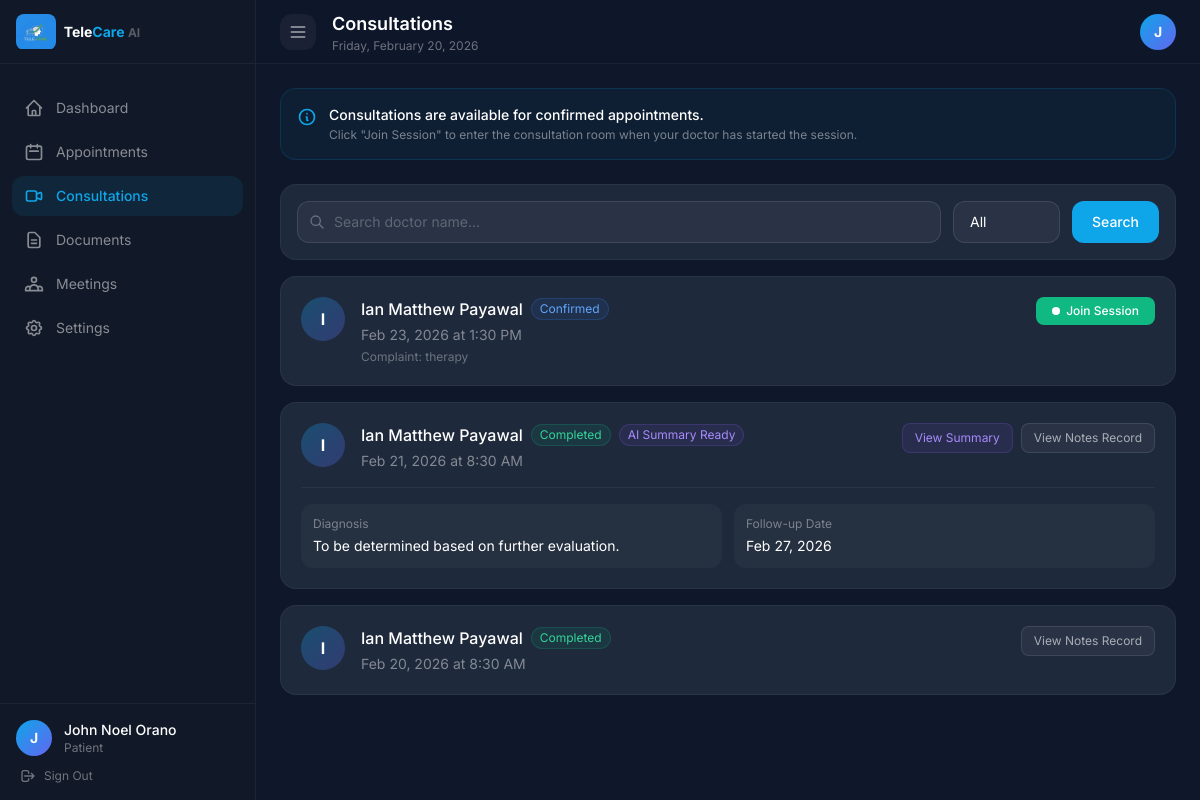
Page /consultations.php (signed in) on the committed database.
### tables this page shows
CREATE TABLE `appointments` (
  `id` int unsigned NOT NULL AUTO_INCREMENT,
  `patient_id` int unsigned NOT NULL,
  `doctor_id` int unsigned NOT NULL,
  `appointment_date` date NOT NULL,
  `appointment_time` time NOT NULL,
  `status` enum('pending','confirmed','completed','cancelled') NOT NULL DEFAULT 'pending',
  `payment_status` enum('unpaid','paid','refunded') NOT NULL DEFAULT 'unpaid',
  `payment_reference` varchar(255) DEFAULT NULL,
  `chief_complaint` text,
  `notes` text,
  `meeting_link` varchar(500) DEFAULT NULL,
  `created_at` timestamp NULL DEFAULT CURRENT_TIMESTAMP,
  `updated_at` timestamp NULL DEFAULT CURRENT_TIMESTAMP ON UPDATE CURRENT_TIMESTAMP,
  PRIMARY KEY (`id`),
  KEY `patient_id` (`patient_id`),
  KEY `doctor_id` (`doctor_id`),
  CONSTRAINT `appointments_ibfk_1` FOREIGN KEY (`patient_id`) REFERENCES `users` (`id`) ON DELETE CASCADE,
  CONSTRAINT `appointments_ibfk_2` FOREIGN KEY (`doctor_id`) REFERENCES `users` (`id`) ON DELETE CASCADE
);

CREATE TABLE `consultations` (
  `id` int unsigned NOT NULL AUTO_INCREMENT,
  `appointment_id` int unsigned NOT NULL,
  `transcript` text,
  `ai_summary` text,
  `action_items` text,
  `follow_up_date` date DEFAULT NULL,
  `started_at` timestamp NULL DEFAULT NULL,
  `ended_at` timestamp NULL DEFAULT NULL,
  `created_at` timestamp NULL DEFAULT CURRENT_TIMESTAMP,
  PRIMARY KEY (`id`),
  UNIQUE KEY `appointment_id` (`appointment_id`),
  CONSTRAINT `consultations_ibfk_1` FOREIGN KEY (`appointment_id`) REFERENCES `appointments` (`id`) ON DELETE CASCADE
);

### consultations.php (the view, shortened to what this page needs)
<?php
require_once 'config/database.php';
$userId    = $_SESSION['user_id'];
$userName  = $_SESSION['user_name'];
$userRole  = $_SESSION['user_role'];
$filterStatus = $_GET['status'] ?? 'all';
$search       = trim($_GET['search'] ?? '');
$page         = max(1, intval($_GET['page'] ?? 1));
$perPage      = 10;
$offset       = ($page - 1) * $perPage;
$statusColors = [
    'pending'   => 'bg-amber-500/10 text-amber-400 border-amber-500/20',
    'confirmed' => 'bg-blue-500/10 text-blue-400 border-blue-500/20',
    'completed' => 'bg-emerald-500/10 text-emerald-400 border-emerald-500/20',
    'cancelled' => 'bg-red-500/10 text-red-400 border-red-500/20',
];
if ($userRole === 'patient') {
    $baseWhere  = "WHERE a.patient_id = ? AND a.status IN ('confirmed','completed')";
    $baseParams = [$userId];
    $stmt = $pdo->prepare("SELECT a.id AS appointment_id, a.appointment_date, a.appointment_time, a.status, a.chief_complaint,
        CONCAT(d.first_name,' ',d.last_name) AS other_name,
        dp.specialization,
        c.id AS consult_id, c.started_at, c.ended_at, c.ai_summary, c.transcript
        FROM appointments a
        JOIN users d ON a.doctor_id = d.id
        LEFT JOIN doctor_profiles dp ON d.id = dp.user_id
        LEFT JOIN consultations c ON a.id = c.appointment_id
        $baseWhere ORDER BY a.appointment_date DESC, a.appointment_time DESC LIMIT $perPage OFFSET $offset");
    $stmt->execute($baseParams);
}
$sessions    = $stmt->fetchAll();
?>
<!DOCTYPE html>
<html lang="en">
<head>
    <script src="https://cdn.tailwindcss.com"></script>
    <link rel="stylesheet" href="css/dashboard.css">
</head>
<body class="bg-dark text-white font-sans antialiased flex h-screen overflow-hidden">
<?php include 'includes/sidebar.php'; ?>
<main class="flex-1 min-h-screen overflow-y-auto">
    <header class="h-16 flex items-center justify-between px-6 border-b border-white/5 bg-dark/50 sticky top-0 backdrop-blur-md z-10">
        <div class="flex items-center gap-4">
            <button onclick="toggleSidebar()" class="w-9 h-9 bg-white/5 hover:bg-white/10 rounded-xl flex items-center justify-center transition-colors">
                <svg class="w-5 h-5 text-white/60" fill="none" stroke="currentColor" viewBox="0 0 24 24"><path stroke-linecap="round" stroke-linejoin="round" stroke-width="2" d="M4 6h16M4 12h16M4 18h16"/></svg>
            </button>
            <div>
                <h1 class="text-lg font-semibold text-white">Consultations</h1>
                <p class="text-xs text-white/40"><?= date('l, F j, Y') ?></p>
            </div>
        </div>
        <div class="w-9 h-9 bg-gradient-to-br from-primary to-accent rounded-full flex items-center justify-center text-sm font-bold">
            <?= strtoupper(substr($userName, 0, 1)) ?>
        </div>
    </header>
    <div class="p-6">
        <div class="bg-primary/5 border border-primary/15 rounded-2xl p-4 mb-6 flex items-start gap-3">
            <svg class="w-5 h-5 text-primary shrink-0 mt-0.5" fill="none" stroke="currentColor" viewBox="0 0 24 24">
                <path stroke-linecap="round" stroke-linejoin="round" stroke-width="2" d="M13 16h-1v-4h-1m1-4h.01M21 12a9 9 0 11-18 0 9 9 0 0118 0z"/>
            </svg>
            <div>
                <p class="text-sm font-medium text-white">Consultations are available for confirmed appointments.</p>
                <p class="text-xs text-white/45 mt-0.5">
                    <?= $userRole === 'doctor'
                        ? 'Click "Start Session" to open the consultation room, add notes, and generate an AI summary after the call.'
                        : 'Click "Join Session" to enter the consultation room when your doctor has started the session.' ?>
                </p>
            </div>
        </div>
        <div class="bg-dark-card border border-white/5 rounded-2xl mb-4">
            <form method="GET" class="flex flex-col sm:flex-row gap-3 p-4">
                <div class="relative flex-1">
                    <svg class="absolute left-3 top-1/2 -translate-y-1/2 w-4 h-4 text-white/30" fill="none" stroke="currentColor" viewBox="0 0 24 24">
                        <path stroke-linecap="round" stroke-linejoin="round" stroke-width="2" d="M21 21l-6-6m2-5a7 7 0 11-14 0 7 7 0 0114 0z"/>
                    </svg>
                    <input type="text" name="search" value="<?= htmlspecialchars($search) ?>"
                           placeholder="Search <?= $userRole === 'patient' ? 'doctor' : 'patient' ?> name..."
                           class="w-full bg-white/5 border border-white/10 text-white placeholder-white/25 rounded-xl pl-9 pr-4 py-2.5 text-sm focus:outline-none focus:border-primary transition-all">
                </div>
                <select name="status" onchange="this.form.submit()" class="bg-white/5 border border-white/10 text-white rounded-xl px-4 py-2.5 text-sm focus:outline-none focus:border-primary appearance-none">
                    <option value="all"       class="bg-slate-800" <?= $filterStatus==='all'       ?'selected':'' ?>>All</option>
                </select>
                <button type="submit" class="bg-primary hover:bg-primary-dark text-white text-sm font-medium px-5 py-2.5 rounded-xl transition-all">Search</button>
            </form>
        </div>
        <?php if (empty($sessions)): ?>
        <div class="bg-dark-card border border-white/5 rounded-2xl flex flex-col items-center justify-center py-20 text-center px-6">
            <div class="w-16 h-16 bg-white/5 rounded-2xl flex items-center justify-center mb-4">
                <svg class="w-8 h-8 text-white/20" fill="none" stroke="currentColor" viewBox="0 0 24 24">
                    <path stroke-linecap="round" stroke-linejoin="round" stroke-width="2" d="M15 10l4.553-2.069A1 1 0 0121 8.87v6.26a1 1 0 01-1.447.894L15 14M5 18h8a2 2 0 002-2V8a2 2 0 00-2-2H5a2 2 0 00-2 2v8a2 2 0 002 2z"/>
                </svg>
            </div>
            <p class="text-white/50 font-medium mb-1">No consultations yet</p>
            <p class="text-white/30 text-sm">Consultations appear here once appointments are confirmed.</p>
            <a href="appointments.php" class="mt-4 text-xs text-primary hover:underline">View Appointments →</a>
        </div>
        <?php else: ?>
        <div class="space-y-4">
            <?php foreach ($sessions as $s):
                $hasSummary = !empty($s['ai_summary']);
                $hasStarted = !empty($s['started_at']);
                $isEnded    = !empty($s['ended_at']);
                $summaryData = $hasSummary ? json_decode($s['ai_summary'], true) : null;
            ?>
            <div class="bg-dark-card border border-white/5 rounded-2xl p-5 hover:border-white/10 transition-all">
                <div class="flex flex-col sm:flex-row sm:items-start justify-between gap-4">
                    <div class="flex items-start gap-4">
                        <div class="w-11 h-11 bg-gradient-to-br from-primary/30 to-accent/30 rounded-full flex items-center justify-center font-bold text-base shrink-0">
                            <?= strtoupper(substr($s['other_name'], 0, 1)) ?>
                        </div>
                        <div>
                            <div class="flex items-center gap-2 flex-wrap">
                                <p class="font-medium text-white"><?= htmlspecialchars($s['other_name']) ?></p>
                                <span class="text-xs px-2 py-0.5 rounded-full border <?= $statusColors[$s['status']] ?> capitalize"><?= $s['status'] ?></span>
                                <?php if ($hasSummary): ?>
                                <span class="text-xs px-2 py-0.5 rounded-full bg-violet-500/10 border border-violet-500/20 text-violet-400">AI Summary Ready</span>
                                <?php endif; ?>
                            </div>
                            <p class="text-sm text-white/45 mt-1">
                                <?= date('M j, Y', strtotime($s['appointment_date'])) ?> at <?= date('g:i A', strtotime($s['appointment_time'])) ?>
                            </p>
                            <?php if ($s['chief_complaint']): ?>
                            <p class="text-xs text-white/35 mt-1 max-w-sm truncate">Complaint: <?= htmlspecialchars($s['chief_complaint']) ?></p>
                            <?php endif; ?>
                        </div>
                    </div>
                    <div class="flex items-center gap-2 shrink-0">
                        <?php if ($hasSummary): ?>
                        <button onclick="viewSummary(<?= htmlspecialchars(json_encode($summaryData)) ?>)"
                                class="text-xs text-violet-400 bg-violet-500/10 hover:bg-violet-500/20 border border-violet-500/20 px-3 py-1.5 rounded-lg transition-all">
                            View Summary
                        </button>
                        <?php endif; ?>
                        <?php if ($s['status'] === 'confirmed'): ?>
                            <?php if ($userRole === 'doctor'): ?>
                            <a href="consultation_room.php?appointment_id=<?= $s['appointment_id'] ?>"
                               class="text-xs text-white bg-primary hover:bg-primary-dark px-4 py-1.5 rounded-lg transition-all font-medium flex items-center gap-1.5">
                                <svg class="w-3.5 h-3.5" fill="none" stroke="currentColor" viewBox="0 0 24 24"><path stroke-linecap="round" stroke-linejoin="round" stroke-width="2" d="M15 10l4.553-2.069A1 1 0 0121 8.87v6.26a1 1 0 01-1.447.894L15 14M5 18h8a2 2 0 002-2V8a2 2 0 00-2-2H5a2 2 0 00-2 2v8a2 2 0 002 2z"/></svg>
                                <?= $hasStarted ? 'Resume Session' : 'Start Session' ?>
                            </a>
                            <?php else: ?>
                            <?php if ($hasStarted && !$isEnded): ?>
                            <a href="consultation_room.php?appointment_id=<?= $s['appointment_id'] ?>"
                               class="text-xs text-white bg-emerald-500 hover:bg-emerald-600 px-4 py-1.5 rounded-lg transition-all font-medium flex items-center gap-1.5">
                                <span class="w-2 h-2 bg-white rounded-full animate-pulse"></span>
                                Join Session
                            </a>
                            <?php else: ?>
                            <span class="text-xs text-white/30 bg-white/5 px-4 py-1.5 rounded-lg">Waiting for doctor</span>
                            <?php endif; ?>
                            <?php endif; ?>
                        <?php elseif ($s['status'] === 'completed'): ?>
                            <a href="consultation_room.php?appointment_id=<?= $s['appointment_id'] ?>"
                               class="text-xs text-white/60 bg-white/5 hover:bg-white/10 border border-white/10 px-3 py-1.5 rounded-lg transition-all">
                                View Notes Record
                            </a>
                        <?php endif; ?>
                    </div>
                </div>
                <?php if ($hasSummary && $summaryData): ?>
                <div class="mt-4 pt-4 border-t border-white/5 grid sm:grid-cols-2 gap-3">
                    <?php if (!empty($summaryData['diagnosis'])): ?>
                    <div class="bg-white/[0.03] rounded-xl p-3">
                        <p class="text-xs text-white/40 mb-1">Diagnosis</p>
                        <p class="text-sm text-white"><?= htmlspecialchars($summaryData['diagnosis']) ?></p>
                    </div>
                    <?php endif; ?>
                    <?php if (!empty($summaryData['follow_up_date'])): ?>
                    <div class="bg-white/[0.03] rounded-xl p-3">
                        <p class="text-xs text-white/40 mb-1">Follow-up Date</p>
                        <p class="text-sm text-white"><?= date('M j, Y', strtotime($summaryData['follow_up_date'])) ?></p>
                    </div>
                    <?php endif; ?>
                </div>
                <?php endif; ?>
            </div>
            <?php endforeach; ?>
        </div>
        <?php endif; ?>
    </div>
</main>
</body>
</html>

### rows in the picture
appointments: other_name "I", other_name "Ian Matthew Payawal", status "Confirmed", appointment_date "Feb 23, 2026", appointment_time "1:30 PM", chief_complaint "therapy"
appointments: other_name "I", other_name "Ian Matthew Payawal", status "Completed", shows "AI Summary Ready", appointment_date "Feb 21, 2026", appointment_time "8:30 AM", consultations.ai_summary "To be determined based on further evaluation.", consultations.ai_summary "Feb 27, 2026"
appointments: other_name "I", other_name "Ian Matthew Payawal", status "Completed", appointment_date "Feb 20, 2026", appointment_time "8:30 AM"

### other values in the picture
$item['label'] "Dashboard"
$item['label'] "Appointments"
$item['label'] "Consultations"
$item['label'] "Documents"
$item['label'] "Meetings"
$item['label'] "Settings"
substr($userName, 0, 1) "J"
$userName "John Noel Orano"
$userRole "Patient"
